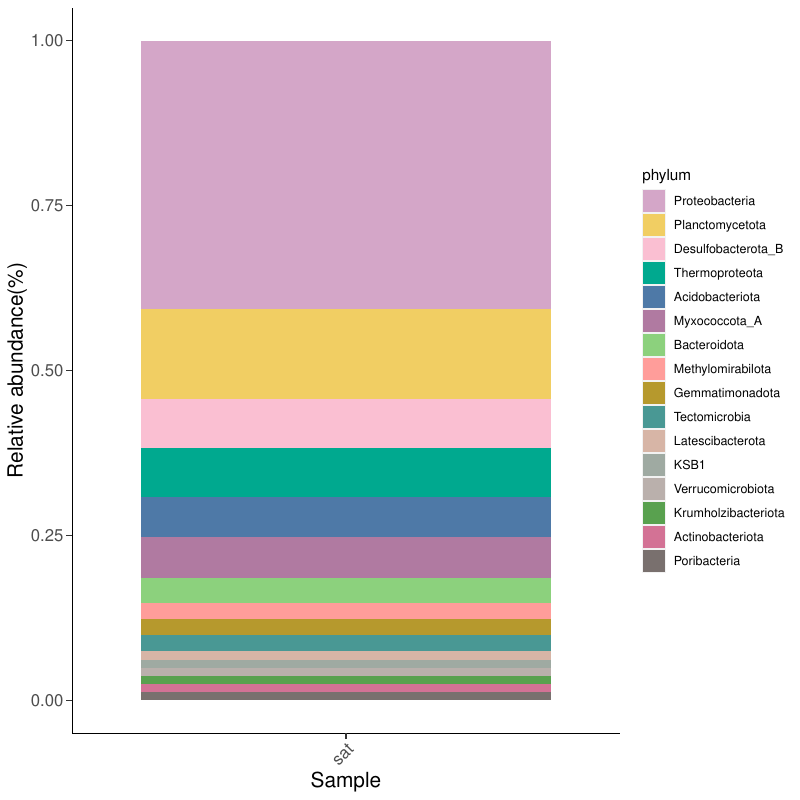

The R source for this figure:
library(ggplot2)
data <- read.csv("sat.csv", header = T, check.names = F)
data$phylum <- factor(data$phylum,levels = c("Proteobacteria","Planctomycetota","Desulfobacterota_B","Thermoproteota","Acidobacteriota","Myxococcota_A","Bacteroidota","Methylomirabilota","Gemmatimonadota","Tectomicrobia","Latescibacterota","KSB1","Verrucomicrobiota","Krumholzibacteriota","Actinobacteriota","Poribacteria"))
mycol <- c("#d4a6c8","#f1ce63","#fabfd2","#00a98f","#4e79a7","#b07aa1","#8cd17d","#ff9d9a","#b6992d","#499894","#d7b5a6","#9faaa2","#bab0ac","#59a14f","#d37295","#79706e")
p <- ggplot(data, aes(x=gene, y=num, fill=phylum)) + geom_bar(stat = "identity",position ="fill") + scale_fill_manual(values=mycol) + labs(x = "Sample" , y = "Relative abundance(%)") + theme(axis.title=element_text(size=15),axis.text.x = element_text(angle=45, hjust = 1, vjust = 1 ,size = 12),axis.text.y = element_text(size = 12),axis.ticks.length=unit(0.15,"cm") ,panel.background = element_blank(),axis.line = element_line(color = "black"))
ggsave("sat.pdf",p,width = 8,height = 8)